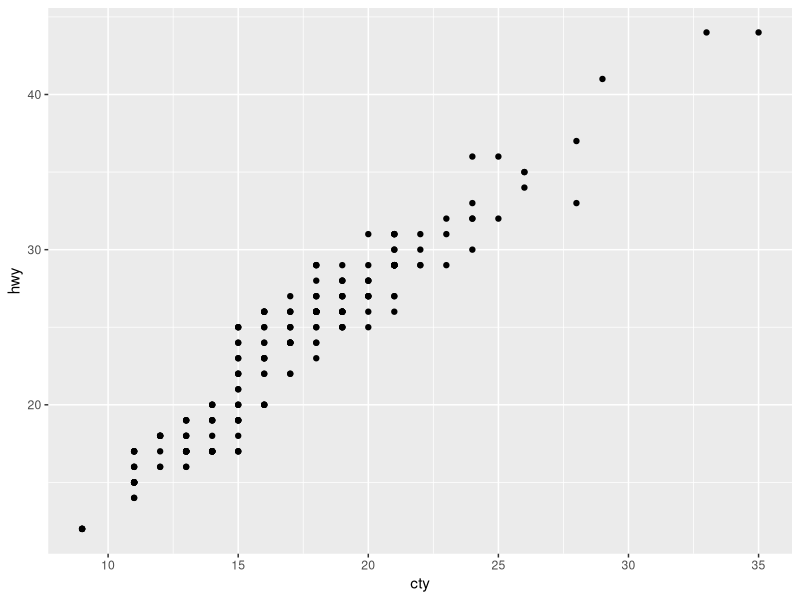
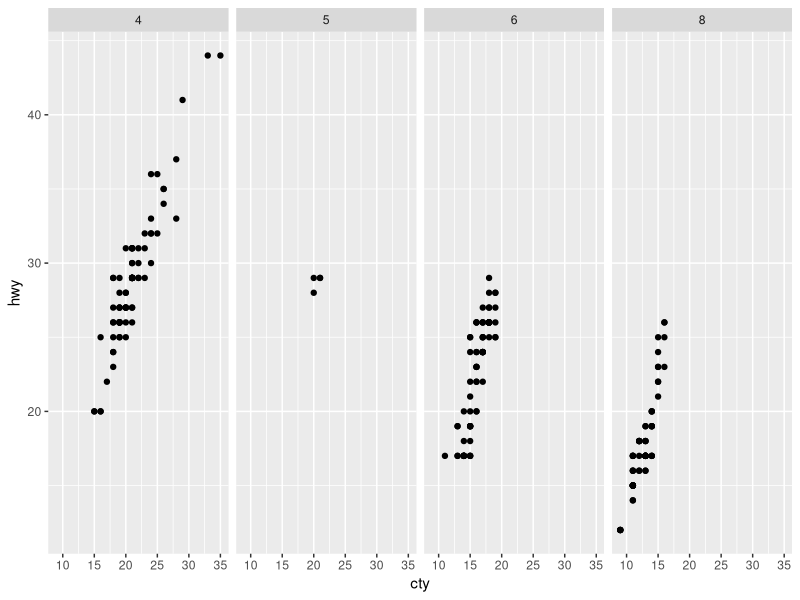
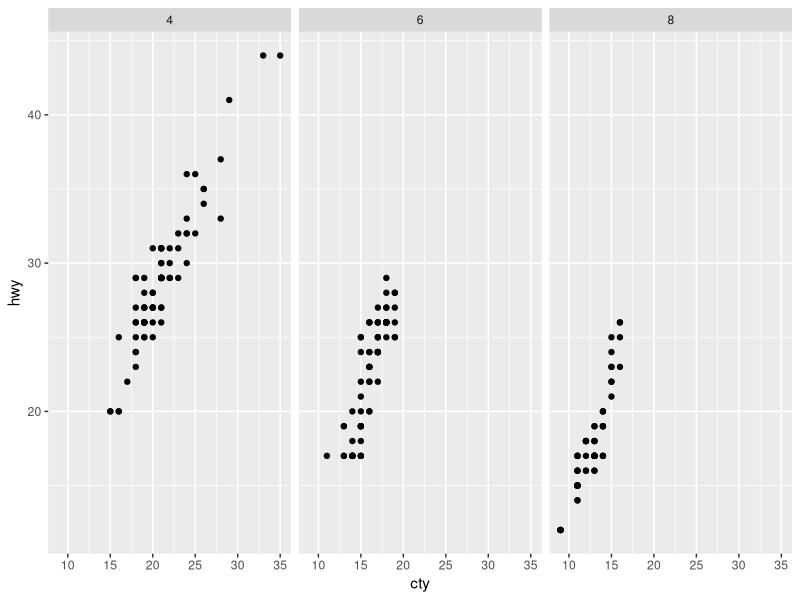
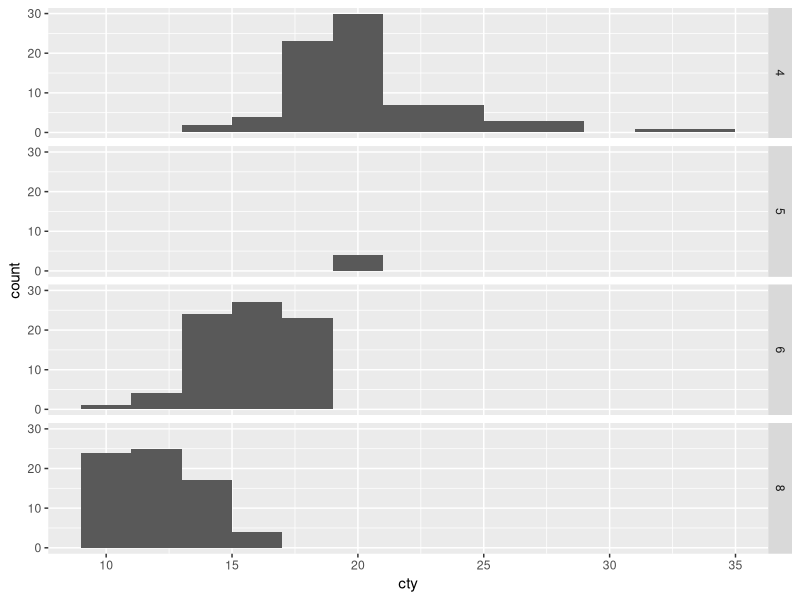
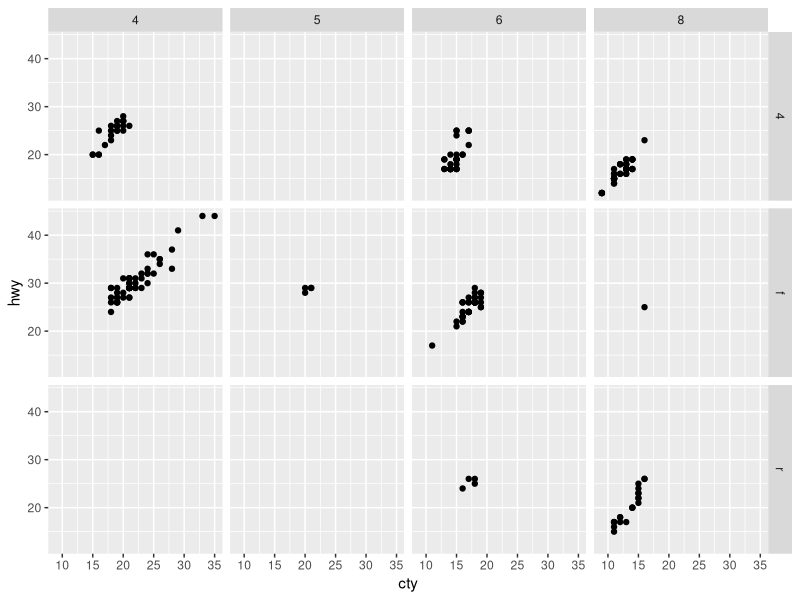
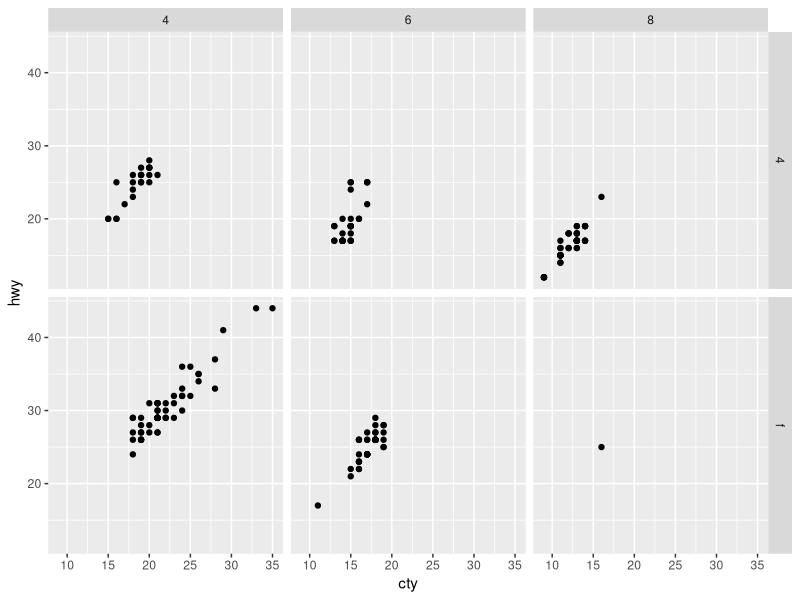
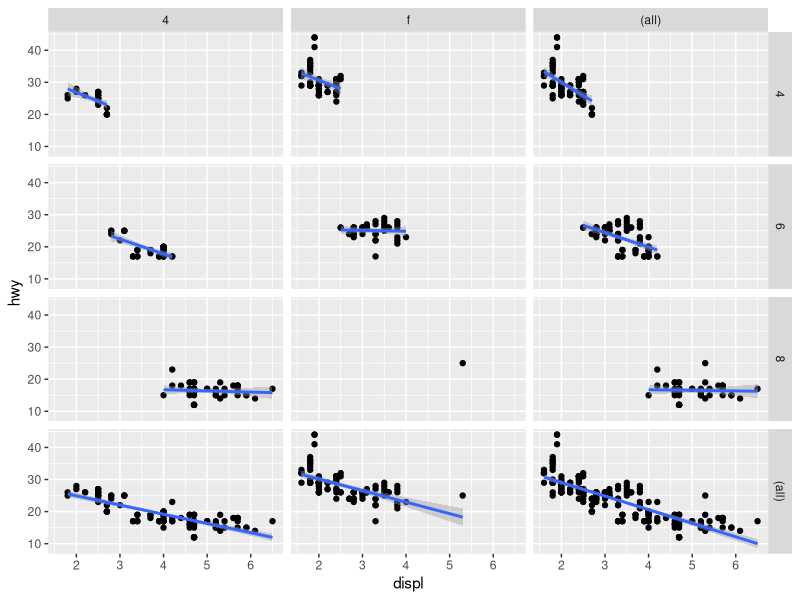
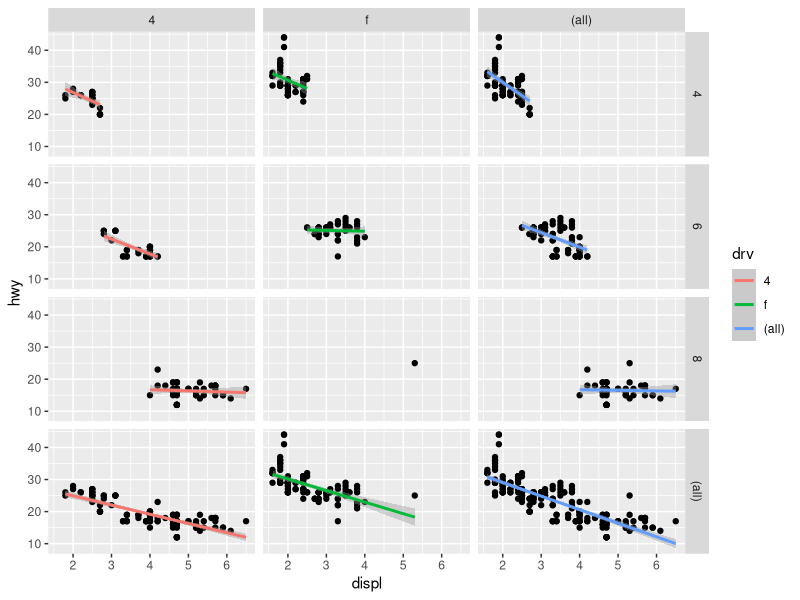

Write the R code that produced these figures, in order.
## ---- chunk 1
library(ggplot2)
## ---- chunk 2
ggplot(data = mpg,aes(cty,hwy))+
  geom_point()+
  facet_grid(.~.)
## ---- chunk 3
ggplot(data = mpg,aes(cty,hwy))+
  geom_point()+
  facet_grid(.~cyl)
## ---- chunk 4
mpg2 <- subset(mpg, cyl!=5)
ggplot(data = mpg2, aes(cty,hwy))+
  geom_point()+
  facet_grid(.~cyl)
## ---- chunk 5
ggplot(data = mpg, aes(cty))+
  geom_histogram(binwidth = 2)+
  facet_grid(cyl~.)
## ---- chunk 6
ggplot(data = mpg, aes(cty,hwy))+
  geom_point()+
  facet_grid(drv~cyl)
## ---- chunk 7
mpg1 <- subset(mpg, cyl != 5 & drv %in% c("4", "f"))
ggplot(data = mpg1,aes(cty,hwy))+
  geom_point()+
  facet_grid(drv~cyl)
## ---- chunk 8
mpg2 <- subset(mpg, cyl!=5 & drv %in% c("4","f"))
p <- ggplot(data = mpg2, aes(displ, hwy)) + geom_point() + geom_smooth(method = "lm")
p + facet_grid(cyl ~ drv, margins = T)
## ---- chunk 9
mpg2 <- subset(mpg, cyl != 5 & drv %in% c("4", "f"))
p <- ggplot(data = mpg2, aes(displ, hwy)) + geom_point() + geom_smooth(aes(colour = drv), method = "lm")
p + facet_grid(cyl ~ drv, margins = T)
## ---- chunk 10
p <- ggplot(data = mpg, aes(x = displ, y = hwy)) + geom_point()
p + facet_wrap(~cyl)
## ---- chunk 11
p + facet_wrap(~cyl, nrow = 1)
## ---- chunk 12
p + facet_wrap(~cyl, ncol = 1)
## ---- chunk 13
p <- ggplot(data = mpg, aes(x = displ, y = hwy, color = drv)) + geom_point()
p + facet_wrap(~cyl)
## ---- chunk 14
p <- ggplot(data = diamonds,aes(x=price))+
  geom_histogram(binwidth = 1000)
  p+facet_wrap(~color)
## ---- chunk 15
p + facet_wrap(~color, scales = "free_y")
## ---- chunk 16
ggplot(data = mpg, aes(cty, hwy)) + geom_point() + facet_wrap(~ cyl, scales = "free")
## ---- chunk 17
ggplot(data = mpg, aes(cty, hwy)) + geom_point() + facet_wrap(~ cyl, scales = "free_x")
## ---- chunk 18
p <- ggplot(data = mpg, aes(x = displ, y = hwy)) + geom_point()
q <- p + facet_wrap(~cyl)
cycl6 <- subset(mpg, cyl == 6)
q + geom_point(data = cycl6, color = "red")
## ---- chunk 19
p <- ggplot(mpg2, aes(cty, hwy)) +
 geom_abline() +
 geom_jitter()
p + facet_wrap(~cyl)
## ---- chunk 20
p <- ggplot(mpg2, aes(cty, hwy)) +
 geom_abline() +
 geom_jitter(width = 0.1, height = 0.1)
p + facet_wrap(~cyl)
## ---- chunk 21
p + facet_wrap(~cyl, scales = "free")
## ---- chunk 22
ggplot(economics_long, aes(date, value)) +
 geom_line() +
 facet_wrap(~variable, scales = "free_y", ncol = 1)
## ---- chunk 23
ToothGrowth$dose <- as.factor(ToothGrowth$dose)
df <- ToothGrowth
head(df)
## ---- chunk 24
bp <- ggplot(df, aes(x=dose, y=len, group=dose)) + geom_boxplot(aes(fill=dose))
print(bp)
## ---- chunk 25
bp + facet_grid(supp ~ .)
## ---- chunk 26
bp + facet_grid(. ~ supp)
## ---- chunk 27
bp + facet_grid(dose ~ supp)
## ---- chunk 28
bp + facet_grid(dose ~ supp, scales='free')
## ---- chunk 29
bp + facet_grid(dose ~ supp, labeller=label_both)
## ---- chunk 30
p1 <- ggplot(mpg, aes(drv, hwy)) +
 geom_jitter() +
 stat_boxplot(fill = NA) 
p1
## ---- chunk 31
df <- data.frame(x = c("a", "a", "a", "a", "b", "b", "b", "b"),
 y = c(1, 2, 3, 4, 4, 3, 2, 1),
 z = c("A", "A", "B", "B", "B", "B", "A", "A"))
df
## ---- chunk 32
ggplot(df, aes(x, y)) +
 geom_point() +
 geom_path() 
## ---- chunk 33
ggplot(df, aes(x, y)) +
 geom_point() +
 geom_path(aes(group = 10)) 
## ---- chunk 34
ggplot(df, aes(x, y, color = z)) +
 geom_point() +
 geom_path() 
## ---- chunk 35
ggplot(df, aes(x, y, color = z)) +
 geom_point() +
 geom_path(aes(group = z)) 
## ---- chunk 36
ggplot(df, aes(x, y, color = z)) +
 geom_point() +
 geom_path(aes(group = 10)) 
